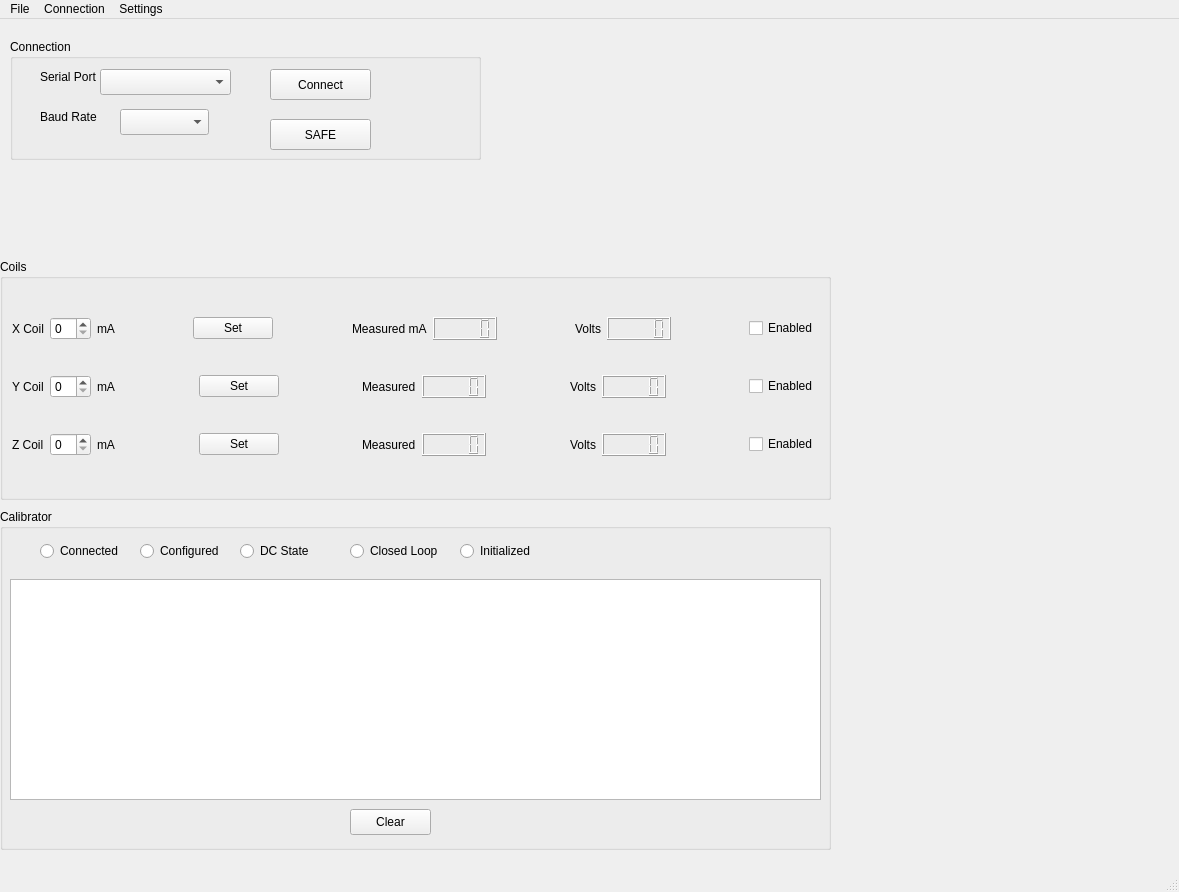
<?xml version="1.0" encoding="UTF-8"?>
<ui version="4.0">
 <class>MainWindow</class>
 <widget class="QMainWindow" name="MainWindow">
  <property name="geometry">
   <rect>
    <x>0</x>
    <y>0</y>
    <width>1179</width>
    <height>892</height>
   </rect>
  </property>
  <property name="windowTitle">
   <string>MainWindow</string>
  </property>
  <widget class="QWidget" name="centralwidget">
   <widget class="QGroupBox" name="groupBox">
    <property name="geometry">
     <rect>
      <x>10</x>
      <y>20</y>
      <width>471</width>
      <height>121</height>
     </rect>
    </property>
    <property name="title">
     <string>Connection</string>
    </property>
    <widget class="QLabel" name="label_3">
     <property name="geometry">
      <rect>
       <x>30</x>
       <y>30</y>
       <width>71</width>
       <height>16</height>
      </rect>
     </property>
     <property name="text">
      <string>Serial Port</string>
     </property>
    </widget>
    <widget class="QComboBox" name="comboBox_CalibratorPort">
     <property name="geometry">
      <rect>
       <x>90</x>
       <y>30</y>
       <width>131</width>
       <height>26</height>
      </rect>
     </property>
    </widget>
    <widget class="QLabel" name="label_4">
     <property name="geometry">
      <rect>
       <x>30</x>
       <y>70</y>
       <width>61</width>
       <height>16</height>
      </rect>
     </property>
     <property name="text">
      <string>Baud Rate</string>
     </property>
    </widget>
    <widget class="QComboBox" name="comboBox_CalbratorBaud">
     <property name="geometry">
      <rect>
       <x>110</x>
       <y>70</y>
       <width>89</width>
       <height>26</height>
      </rect>
     </property>
    </widget>
    <widget class="QPushButton" name="pushButton_ConnectCalibrator">
     <property name="geometry">
      <rect>
       <x>260</x>
       <y>30</y>
       <width>101</width>
       <height>31</height>
      </rect>
     </property>
     <property name="text">
      <string>Connect</string>
     </property>
    </widget>
    <widget class="QPushButton" name="pushButton_SafeCalibrator">
     <property name="geometry">
      <rect>
       <x>260</x>
       <y>80</y>
       <width>101</width>
       <height>31</height>
      </rect>
     </property>
     <property name="text">
      <string>SAFE</string>
     </property>
    </widget>
   </widget>
   <widget class="QGroupBox" name="groupBox_3">
    <property name="geometry">
     <rect>
      <x>0</x>
      <y>240</y>
      <width>831</width>
      <height>241</height>
     </rect>
    </property>
    <property name="title">
     <string>Coils</string>
    </property>
    <layout class="QVBoxLayout" name="verticalLayout">
     <item>
      <layout class="QHBoxLayout" name="horizontalLayout">
       <item>
        <widget class="QLabel" name="label_5">
         <property name="text">
          <string>X Coil</string>
         </property>
        </widget>
       </item>
       <item>
        <widget class="QSpinBox" name="spinBox_XmA_target"/>
       </item>
       <item>
        <widget class="QLabel" name="label_6">
         <property name="text">
          <string>mA</string>
         </property>
        </widget>
       </item>
       <item>
        <spacer name="horizontalSpacer_2">
         <property name="orientation">
          <enum>Qt::Orientation::Horizontal</enum>
         </property>
         <property name="sizeHint" stdset="0">
          <size>
           <width>40</width>
           <height>20</height>
          </size>
         </property>
        </spacer>
       </item>
       <item>
        <widget class="QPushButton" name="pushButton_X_Set_mA">
         <property name="text">
          <string>Set</string>
         </property>
        </widget>
       </item>
       <item>
        <spacer name="horizontalSpacer">
         <property name="orientation">
          <enum>Qt::Orientation::Horizontal</enum>
         </property>
         <property name="sizeHint" stdset="0">
          <size>
           <width>40</width>
           <height>20</height>
          </size>
         </property>
        </spacer>
       </item>
       <item>
        <widget class="QLabel" name="label_7">
         <property name="text">
          <string>Measured mA</string>
         </property>
        </widget>
       </item>
       <item>
        <widget class="QLCDNumber" name="lcdNumber_X_Measured"/>
       </item>
       <item>
        <spacer name="horizontalSpacer_7">
         <property name="orientation">
          <enum>Qt::Orientation::Horizontal</enum>
         </property>
         <property name="sizeHint" stdset="0">
          <size>
           <width>40</width>
           <height>20</height>
          </size>
         </property>
        </spacer>
       </item>
       <item>
        <widget class="QLabel" name="label">
         <property name="text">
          <string>Volts</string>
         </property>
        </widget>
       </item>
       <item>
        <widget class="QLCDNumber" name="lcdNumber_X_Volts"/>
       </item>
       <item>
        <spacer name="horizontalSpacer_10">
         <property name="orientation">
          <enum>Qt::Orientation::Horizontal</enum>
         </property>
         <property name="sizeHint" stdset="0">
          <size>
           <width>40</width>
           <height>20</height>
          </size>
         </property>
        </spacer>
       </item>
       <item>
        <widget class="QCheckBox" name="checkBox_X_Enabled">
         <property name="text">
          <string>Enabled</string>
         </property>
        </widget>
       </item>
      </layout>
     </item>
     <item>
      <layout class="QHBoxLayout" name="horizontalLayout_2">
       <item>
        <widget class="QLabel" name="label_8">
         <property name="text">
          <string>Y Coil</string>
         </property>
        </widget>
       </item>
       <item>
        <widget class="QSpinBox" name="spinBox_YmA_target"/>
       </item>
       <item>
        <widget class="QLabel" name="label_9">
         <property name="text">
          <string>mA</string>
         </property>
        </widget>
       </item>
       <item>
        <spacer name="horizontalSpacer_3">
         <property name="orientation">
          <enum>Qt::Orientation::Horizontal</enum>
         </property>
         <property name="sizeHint" stdset="0">
          <size>
           <width>40</width>
           <height>20</height>
          </size>
         </property>
        </spacer>
       </item>
       <item>
        <widget class="QPushButton" name="pushButton_Y_Set_mA">
         <property name="text">
          <string>Set</string>
         </property>
        </widget>
       </item>
       <item>
        <spacer name="horizontalSpacer_4">
         <property name="orientation">
          <enum>Qt::Orientation::Horizontal</enum>
         </property>
         <property name="sizeHint" stdset="0">
          <size>
           <width>40</width>
           <height>20</height>
          </size>
         </property>
        </spacer>
       </item>
       <item>
        <widget class="QLabel" name="label_10">
         <property name="text">
          <string>Measured</string>
         </property>
        </widget>
       </item>
       <item>
        <widget class="QLCDNumber" name="lcdNumber_Y_Measured"/>
       </item>
       <item>
        <spacer name="horizontalSpacer_8">
         <property name="orientation">
          <enum>Qt::Orientation::Horizontal</enum>
         </property>
         <property name="sizeHint" stdset="0">
          <size>
           <width>40</width>
           <height>20</height>
          </size>
         </property>
        </spacer>
       </item>
       <item>
        <widget class="QLabel" name="label_2">
         <property name="text">
          <string>Volts</string>
         </property>
        </widget>
       </item>
       <item>
        <widget class="QLCDNumber" name="lcdNumber_Y_Volts"/>
       </item>
       <item>
        <spacer name="horizontalSpacer_9">
         <property name="orientation">
          <enum>Qt::Orientation::Horizontal</enum>
         </property>
         <property name="sizeHint" stdset="0">
          <size>
           <width>40</width>
           <height>20</height>
          </size>
         </property>
        </spacer>
       </item>
       <item>
        <widget class="QCheckBox" name="checkBox_Y_Enabled">
         <property name="text">
          <string>Enabled</string>
         </property>
        </widget>
       </item>
      </layout>
     </item>
     <item>
      <layout class="QHBoxLayout" name="horizontalLayout_3">
       <item>
        <widget class="QLabel" name="label_11">
         <property name="text">
          <string>Z Coil</string>
         </property>
        </widget>
       </item>
       <item>
        <widget class="QSpinBox" name="spinBox_ZmA_target"/>
       </item>
       <item>
        <widget class="QLabel" name="label_12">
         <property name="text">
          <string>mA</string>
         </property>
        </widget>
       </item>
       <item>
        <spacer name="horizontalSpacer_5">
         <property name="orientation">
          <enum>Qt::Orientation::Horizontal</enum>
         </property>
         <property name="sizeHint" stdset="0">
          <size>
           <width>40</width>
           <height>20</height>
          </size>
         </property>
        </spacer>
       </item>
       <item>
        <widget class="QPushButton" name="pushButton_Z_Set_mA">
         <property name="text">
          <string>Set</string>
         </property>
        </widget>
       </item>
       <item>
        <spacer name="horizontalSpacer_6">
         <property name="orientation">
          <enum>Qt::Orientation::Horizontal</enum>
         </property>
         <property name="sizeHint" stdset="0">
          <size>
           <width>40</width>
           <height>20</height>
          </size>
         </property>
        </spacer>
       </item>
       <item>
        <widget class="QLabel" name="label_13">
         <property name="text">
          <string>Measured</string>
         </property>
        </widget>
       </item>
       <item>
        <widget class="QLCDNumber" name="lcdNumber_Z_Measured"/>
       </item>
       <item>
        <spacer name="horizontalSpacer_12">
         <property name="orientation">
          <enum>Qt::Orientation::Horizontal</enum>
         </property>
         <property name="sizeHint" stdset="0">
          <size>
           <width>40</width>
           <height>20</height>
          </size>
         </property>
        </spacer>
       </item>
       <item>
        <widget class="QLabel" name="label_14">
         <property name="text">
          <string>Volts</string>
         </property>
        </widget>
       </item>
       <item>
        <widget class="QLCDNumber" name="lcdNumber_Z_Volts"/>
       </item>
       <item>
        <spacer name="horizontalSpacer_11">
         <property name="orientation">
          <enum>Qt::Orientation::Horizontal</enum>
         </property>
         <property name="sizeHint" stdset="0">
          <size>
           <width>40</width>
           <height>20</height>
          </size>
         </property>
        </spacer>
       </item>
       <item>
        <widget class="QCheckBox" name="checkBox_Z_Enabled">
         <property name="text">
          <string>Enabled</string>
         </property>
        </widget>
       </item>
      </layout>
     </item>
    </layout>
   </widget>
   <widget class="QGroupBox" name="groupBox_2">
    <property name="geometry">
     <rect>
      <x>0</x>
      <y>490</y>
      <width>831</width>
      <height>341</height>
     </rect>
    </property>
    <property name="title">
     <string>Calibrator</string>
    </property>
    <widget class="QTextEdit" name="textEdit_CalibratorTestOutput">
     <property name="geometry">
      <rect>
       <x>10</x>
       <y>70</y>
       <width>811</width>
       <height>221</height>
      </rect>
     </property>
    </widget>
    <widget class="QPushButton" name="pushButton_ClearCalibratorText">
     <property name="geometry">
      <rect>
       <x>350</x>
       <y>300</y>
       <width>81</width>
       <height>26</height>
      </rect>
     </property>
     <property name="text">
      <string>Clear</string>
     </property>
    </widget>
    <widget class="QRadioButton" name="radioButton_Connected">
     <property name="geometry">
      <rect>
       <x>40</x>
       <y>30</y>
       <width>91</width>
       <height>24</height>
      </rect>
     </property>
     <property name="text">
      <string>Connected</string>
     </property>
    </widget>
    <widget class="QRadioButton" name="radioButton_Configured">
     <property name="geometry">
      <rect>
       <x>140</x>
       <y>30</y>
       <width>91</width>
       <height>24</height>
      </rect>
     </property>
     <property name="text">
      <string>Configured</string>
     </property>
    </widget>
    <widget class="QRadioButton" name="radioButton_ClosedLoop">
     <property name="geometry">
      <rect>
       <x>350</x>
       <y>30</y>
       <width>101</width>
       <height>24</height>
      </rect>
     </property>
     <property name="text">
      <string>Closed Loop</string>
     </property>
    </widget>
    <widget class="QRadioButton" name="radioButton_Initialized">
     <property name="geometry">
      <rect>
       <x>460</x>
       <y>30</y>
       <width>101</width>
       <height>24</height>
      </rect>
     </property>
     <property name="text">
      <string>Initialized</string>
     </property>
    </widget>
    <widget class="QRadioButton" name="radioButton_DCState">
     <property name="geometry">
      <rect>
       <x>240</x>
       <y>30</y>
       <width>101</width>
       <height>24</height>
      </rect>
     </property>
     <property name="text">
      <string>DC State</string>
     </property>
    </widget>
   </widget>
  </widget>
  <widget class="QMenuBar" name="menubar">
   <property name="geometry">
    <rect>
     <x>0</x>
     <y>0</y>
     <width>1179</width>
     <height>33</height>
    </rect>
   </property>
   <widget class="QMenu" name="menuFile">
    <property name="title">
     <string>File</string>
    </property>
    <addaction name="actionExit"/>
   </widget>
   <widget class="QMenu" name="menuConnection">
    <property name="title">
     <string>Connection</string>
    </property>
   </widget>
   <widget class="QMenu" name="menuSettings">
    <property name="title">
     <string>Settings</string>
    </property>
    <addaction name="actionSave"/>
    <addaction name="actionRestore"/>
    <addaction name="actionFrequeny"/>
    <addaction name="actionMax_Current"/>
   </widget>
   <addaction name="menuFile"/>
   <addaction name="menuConnection"/>
   <addaction name="menuSettings"/>
  </widget>
  <widget class="QStatusBar" name="statusbar"/>
  <action name="actionExit">
   <property name="text">
    <string>Exit</string>
   </property>
  </action>
  <action name="actionSave">
   <property name="text">
    <string>Save</string>
   </property>
  </action>
  <action name="actionRestore">
   <property name="text">
    <string>Restore</string>
   </property>
  </action>
  <action name="actionFrequeny">
   <property name="text">
    <string>Frequeny </string>
   </property>
  </action>
  <action name="actionMax_Current">
   <property name="text">
    <string>Max Current</string>
   </property>
  </action>
 </widget>
 <resources/>
 <connections/>
</ui>
